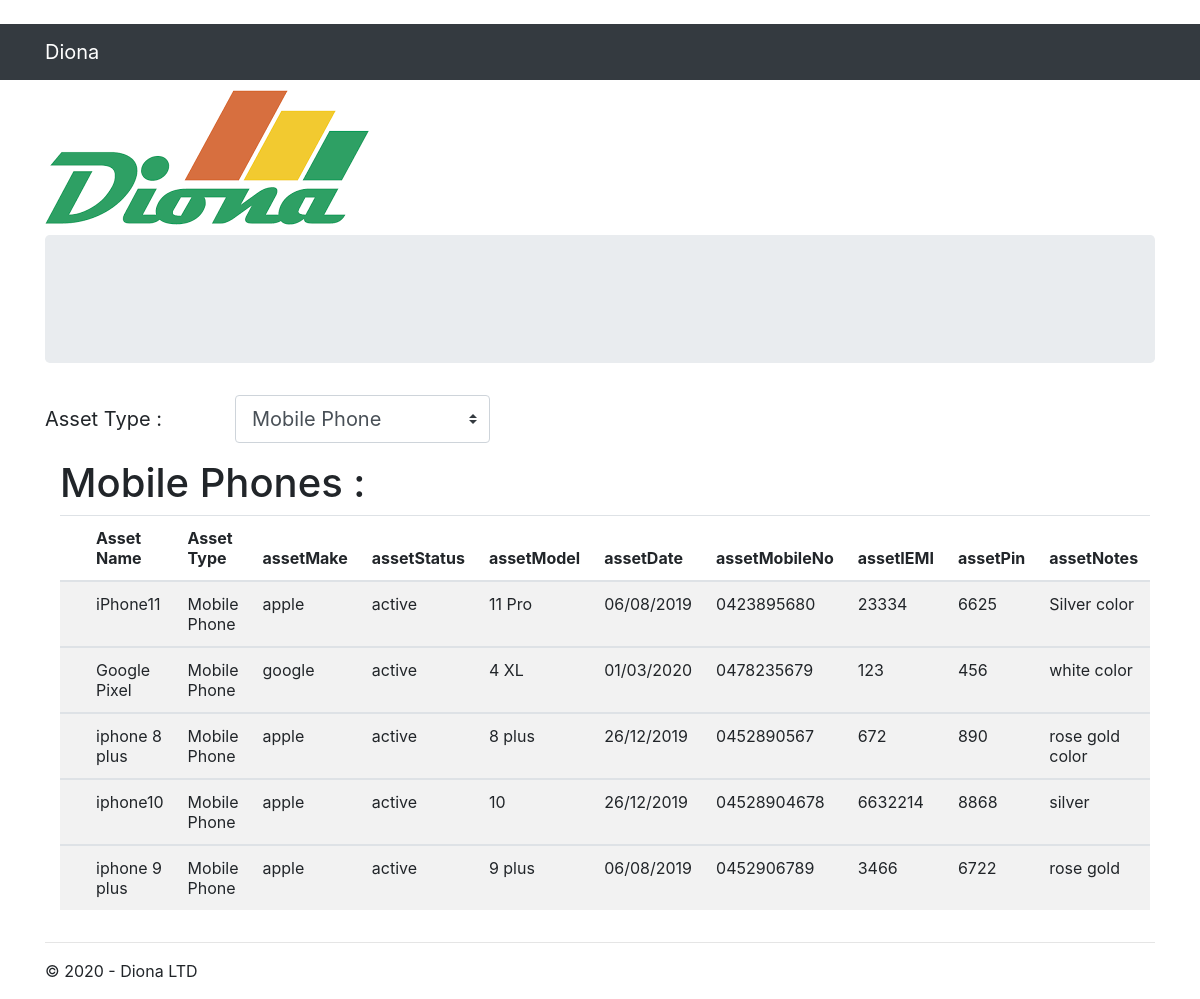
The page /userview/mobile on the database its author committed.
### tables this page shows
CREATE TABLE `AssetType` (
                                            `assetType_id` integer,
                                            `assetType_name` TEXT NOT NULL,
                                            PRIMARY KEY (`assetType_id`));

CREATE TABLE `Asset` (
                                            `asset_id` integer,
                                            `assetType_id` integer NOT NULL,
                                            `asset_name` TEXT NOT NULL,
                                            PRIMARY KEY (`asset_id`)
                                            FOREIGN KEY (`assetType_id`) REFERENCES `AssetType` (`assetType_id`));

### EX1/views.py (the view)
@app.route('/userview/mobile')
def mobile():
        types = dbHandler.getAssetType()
        conn = sqlite3.connect(r"diona.db")
        cur = conn.cursor()
        name_types = cur.execute("SELECT a.asset_name , t.assetType_name, GROUP_CONCAT(d.key_value) FROM AssetDetails d, AssetType t INNER JOIN Asset a on a.asset_id = d.asset_id AND a.assetType_id = t.assetType_id WHERE t.assetType_name = 'Mobile Phone' GROUP BY a.asset_id")
        rows = name_types.fetchall()
        results = [0 for x in range(len(rows))]
        for x in range(len(rows)):
            results[x] = rows[x][2].split(',')
        cur2 = conn.cursor()
        details_keys = cur2.execute("SELECT a.asset_name, GROUP_CONCAT(d.key_name) FROM AssetDetails d, AssetType t INNER JOIN Asset a on a.asset_id = d.asset_id AND a.assetType_id = t.assetType_id WHERE t.assetType_name = 'Mobile Phone' GROUP BY a.asset_id")
        return render_template('userview_mobile.html',
                                title='User View',
                                rows = rows,
                                res = results,
                                keys = details_keys.fetchall()[0][1].split(','),
                                type = types,
                                year=datetime.now().year)

### EX1/models.py (called while the page is built)
def create_connection(db_file):
    conn = None
    try:
        conn = sqlite3.connect(db_file)
    except Error as e:
        print(e)
    return conn

def getAssetType():
    con = create_connection("diona.db")
    cur = con.cursor()
    cur.execute("SELECT DISTINCT assetType_name FROM AssetType")
    rows = cur.fetchall()
    con.close()
    return rows

### EX1/templates/userview_mobile.html
﻿{% extends "layout_user.html" %}
{% block content %}
<div class="jumbotron">
</div>
<div>
    <div class=" row ">
        <div class="col-2">
            <label class="col-form-label col-form-label-lg" for="searchBox1">Asset Type : </label>
        </div>
        <div class="col-3">
            <select class="custom-select custom-select-lg mb-3" id="searchBox1" onchange="location = this.value;">
                {% for value in type: %}
                {% if value[0] == 'Tablet' %}
                <option value="{{ url_for('tablet') }}">{{ value[0]}} </option>
                {% elif value[0] == 'Mobile Phone'%}
                <option value="{{ url_for('mobile') }}" selected>{{ value[0]}} </option>
                {% elif value[0] == 'Laptop'%}
                <option value="{{ url_for('laptop') }}">{{ value[0]}} </option>
                {% else %}
                <option value="{{ url_for('userview') }}">{{ value[0]}} </option>
                {% endif %}
                {% endfor %}
            </select>
        </div>
    </div>
</div>
<div class="container" style="overflow-x:auto;">
    <h1>Mobile Phones :</h1>
    <table class="table table-striped">
        <thead>
            <tr>
                <th scope="row"> </th>
                <th> Asset Name </th>
                <th> Asset Type </th>
                {%  for x in keys: %}
                <th> {{ x }} </th>
                {% endfor %}
            </tr>
        </thead>
        {%  for row in range(rows|length): %}
        <tbody>
            <tr>
                <th scope="row"></th>
                <td>{{ rows[row][0] }}</td>
                <td>{{ rows[row][1] }}</td>
                {%  for x in res[row]: %}
                <td>{{ x }}</td>
                {% endfor %}
            </tr>
        </tbody>
        {% endfor %}
    </table>
</div>
{% endblock %}

### EX1/templates/layout_user.html (shortened to what this page needs)
﻿<!DOCTYPE html>
<html>
<head>
    <link rel="stylesheet" href="https://stackpath.bootstrapcdn.com/bootstrap/4.4.1/css/bootstrap.min.css"
>
</head>
<body>
    <nav class="navbar navbar-expand-lg navbar-dark bg-dark">
        <div class="container body-content">
            <a class="navbar-brand" href="{{ url_for('home')}}">Diona</a>
        </div>
    </nav>
    <div class="container">
        <img id="output" name="logo" alt="Logo" src="{{url_for('static',filename = 'image/logo.png')}}" />
    </div>
    <div class="container body-content">
        {% block content %}{% endblock %}
        <hr />
        <footer>
            <p>&copy; {{ year }} - Diona LTD</p>
        </footer>
    </div>
</body>
</html>

### rows shown on the page
AssetType: assetType_name "Mobile Phone", x "apple" "active" "11 Pro" "06/08/2019" "0423895680" "23334" "6625" "Silver color" "google" "active" "4 XL" "01/03/2020" "0478235679" "123" "456" "white color" "apple" "active" "8 plus" "26/12/2019" "0452890567" "672" "890" "rose gold color" "apple" "active" "10" "26/12/2019" "04528904678" "6632214" "8868" "silver" "apple" "active" "9 plus" "06/08/2019" "0452906789" "3466" "6722" "rose gold"
Asset: asset_name "iPhone11"
Asset: asset_name "Google Pixel"
Asset: asset_name "iphone 8 plus"
Asset: asset_name "iphone10"
Asset: asset_name "iphone 9 plus"

### other values the page prints
{{ x }} "assetMake" "assetStatus" "assetModel" "assetDate" "assetMobileNo" "assetIEMI" "assetPin" "assetNotes"
form field value "Mobile Phone"
